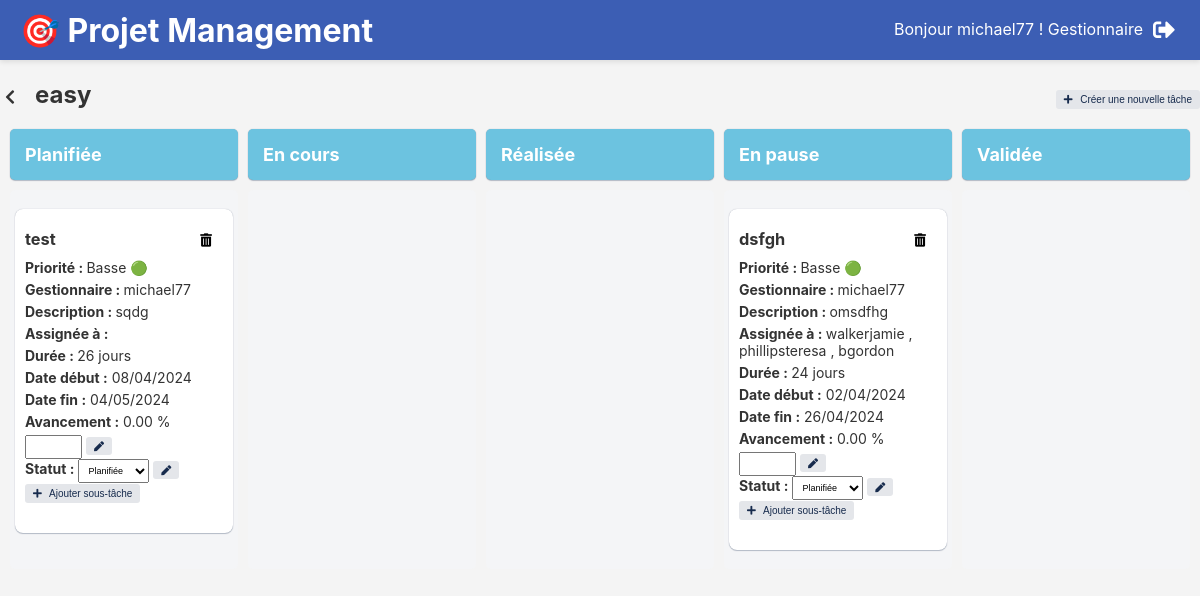
Screenshot of /projetmanagement/projet/3/ (signed in) with the database file from the repository.
### projetmanagement/models.py (models this page shows, shortened)
class Utilisateur(AbstractUser):
    estResponsable = models.BooleanField(default=False)
    estGestionnaire = models.BooleanField(default=False)

class Projets(models.Model):
    id_projet = models.IntegerField(primary_key=True)
    nom = models.CharField(max_length=50)
    avancement = models.DecimalField(max_digits=15, decimal_places=2)
    STATUT_CHOICES = (
        ('En pause', 'En pause'),
        ('Planifié', 'Planifié'),
        ('En cours', 'En cours'),
        ('Livré', 'Livré'),
    )
    statut = models.CharField(max_length=50, choices=STATUT_CHOICES)
    responsable = models.ForeignKey(Utilisateur, on_delete=models.SET_NULL, null=True)
    date_debut = models.DateField()
    date_fin = models.DateField()

class Taches(models.Model):
    id_tache = models.AutoField(primary_key=True)
    libelle = models.CharField(max_length=255)
    description = models.TextField()
    niveau_profondeur = models.SmallIntegerField(default=1)
    duree = models.IntegerField()
    avancement = models.DecimalField(max_digits=5, decimal_places=2, default=0)
    PRIORITE_CHOICES = (
        (1, 'Basse'),
        (2, 'Moyenne'),
        (3, 'Haute'),
    )
    priorite = models.IntegerField(choices=PRIORITE_CHOICES, default=2)
    STATUT_CHOICES = (
        ('Planifiée', 'Planifiée'),
        ('En cours', 'En cours'),
        ('Réalisée', 'Réalisée'),
        ('En pause', 'En pause'),
        ('Validée', 'Validée'),
    )
    statut = models.CharField(max_length=50, choices=STATUT_CHOICES, default='Planifiée')
    gestionnaire = models.ForeignKey(Utilisateur, on_delete=models.SET_NULL, null=True,
                                     validators=[validate_gestionnaire])
    employes = models.ManyToManyField(Utilisateur, related_name='taches_assignees', blank=True)
    tache_parent = models.ForeignKey('self', null=True, blank=True, related_name='sous_taches',
                                     on_delete=models.CASCADE)
    date_debut = models.DateField()
    date_fin = models.DateField()
    projet = models.ForeignKey(Projets, on_delete=models.CASCADE)

### projetmanagement/views.py (the view)
# urls.py: path('projet/<int:projet_id>/', views.detail_projet, name='detail_projet'),
@login_required
def detail_projet(request, projet_id):
    projet = get_object_or_404(Projets, pk=projet_id)
    taches_par_statut = {
        'Planifiée': Taches.objects.filter(projet_id=projet.id_projet, statut='Planifiée'),
        'En cours': Taches.objects.filter(projet_id=projet.id_projet, statut='En cours'),
        'Réalisée': Taches.objects.filter(projet_id=projet.id_projet, statut='Réalisée'),
        'En pause': Taches.objects.filter(projet_id=projet.id_projet, statut='En pause'),
        'Validée': Taches.objects.filter(projet_id=projet.id_projet, statut='Validée'),
    }
    return render(request, 'detail_projet.html', {'projet': projet, 'taches_par_statut': taches_par_statut})

### projetmanagement/templates/detail_projet.html (shortened to what this page needs)
{% load static %}
<!DOCTYPE html>
<html lang="en">
<head>
    <link rel="stylesheet" type="text/css" href="{% static 'style_detail_projet.css' %}">
    <link rel="stylesheet" type="text/css" href="{% static 'style.css' %}">
    <link rel="stylesheet" href="https://cdnjs.cloudflare.com/ajax/libs/font-awesome/5.15.4/css/all.min.css">
</head>
<body>
{% include 'header.html' %}
<div class="in-line">
    <div class="in-line retour">
        <a href="{% url 'liste_projets' %}">
            <i class="fas fa-chevron-left back-icon" title="Retour"></i>
        </a>
        <h2>
            {{ projet.nom }}
        </h2>
    </div>
    {% if user.estGestionnaire == True %}
        <button class="btn creer-btn">
            <a href="{% url 'creer_tache' projet_id=projet.id_projet %}">
                <i class="fas fa-plus"></i> Créer une nouvelle tâche
            </a>
        </button>
    {% endif %}
</div>
<table>
    <thead>
    <tr>
        <th>Planifiée</th>
        <th>En cours</th>
        <th>Réalisée</th>
        <th>En pause</th>
        <th>Validée</th>
    </tr>
    </thead>
    <tbody>
    <tr>
        {% for statut, taches in taches_par_statut.items %}
            <td class="statut {{ statut }}">
                <ul>
                    {% for tache in taches %}
                        <li class="tache">
                            <div class="in-line">
                                <h3>{{ tache.libelle }}</h3>
                                <form method="post" action="{% url 'supprimer_tache' tache_id=tache.id_tache %}">
                                    <button type="submit"><i class="fas fa-trash-alt trash-icon"></i></button>
                                </form>
                            </div>
                            <p><strong>Priorité : </strong>{% if tache.priorite == 1 %}Basse
                                🟢{% elif tache.priorite == 2 %}Moyenne 🟡{% else %}Élevée 🔴{% endif %}</p>
                            <p><strong>Gestionnaire : </strong>{{ tache.gestionnaire }}</p>
                            <p><strong>Description : </strong> {{ tache.description }}</p>
                            <p><strong>Assignée à : </strong>
                                {% for utilisateur in tache.employes.all %}
                                    {{ utilisateur.username }}
                                    {% if not forloop.last %}, {% endif %}
                                {% endfor %}
                            </p>
                            <p><strong>Durée : </strong>{{ tache.duree }} jours</p>
                            <p><strong>Date début :</strong> {{ tache.date_debut|date:"d/m/Y" }}</p>
                            <p><strong>Date fin :</strong> {{ tache.date_fin|date:"d/m/Y" }}</p>
                            <p><strong>Avancement :</strong> {{ tache.avancement }} %</p>
                            {% if user.estGestionnaire == True %}
                                <form method="post"
                                      action="{% url 'modifier_avancement_tache' tache_id=tache.id_tache %}">
                                    <input type="number" name="avancement" min="0" max="100" required>
                                    <button type="submit" class="btn modifier-btn">
                                        <i class="fas fa-pen" style="margin-right: 0px" ;></i>
                                    </button>
                                </form>
                                <form method="post" action="{% url 'modifier_statut_tache' tache_id=tache.id_tache %}">
                                    <label for="statut"><strong>Statut :</strong></label>
                                    <select name="statut">
                                        <option value="Planifiée">Planifiée</option>
                                    </select>
                                    <button type="submit" class="btn modifier-btn">
                                        <i class="fas fa-pen" style="margin-right: 0px" ;></i>
                                    </button>
                                </form>
                                {% if tache.niveau_profondeur == 0 or tache.niveau_profondeur == 1 %}
                                    <button class="btn creer-btn">
                                        <a href="{% url 'creer_sous_tache' tache_id=tache.id_tache %}">
                                            <i class="fas fa-plus"></i> Ajouter sous-tâche</a>
                                    </button>
                                {% endif %}
                            {% endif %}
                        </li>
                    {% endfor %}
                </ul>
            </td>
        {% endfor %}
    </tr>
    </tbody>
</table>
</body>
</html>

### projetmanagement/templates/header.html (shortened to what this page needs)
<header>
    {% block content %}
        <h1>🎯 Projet Management</h1>
        <div class="user_bloc">
            Bonjour {{ user.username }} !
            {% if user.estResponsable == True %}
                Responsable
            {% elif user.estGestionnaire == True %}
                Gestionnaire
            {% else %}
                Employe
            {% endif %}
            <form action="{% url 'logout' %}" method="post">
                <button type="submit" class="logout-button">
                    <i class="fas fa-sign-out-alt logout-icon" title="Déconnexion"></i>
                </button>
            </form>
        </div>
    {% endblock %}
</header>

### projetmanagement/static/style_detail_projet.css (style rules this page uses)
table { width: 100%; border-collapse: separate; border-spacing: 10px; border: none; }
h3 { margin-bottom: 10px; }
th, td { width: 20%; border: none; text-align: left; vertical-align: top; }
th { padding: 15px; }
td { padding: 5px; }
th { background-color: #6CC3E0; color: #fff; font-size: 18px; border-radius: 5px; box-shadow: 0px 1px 1px #091e4240, 0px 0px 1px #091e424f; }
.statut { background-color: #f4f5f7; border-radius: 5px; font-size: 14px; }
ul { padding: 0px; flex-grow: 1; }
.tache { list-style: none; margin-bottom: 10px; padding: 20px 10px 30px 10px; border-radius: 8px; position: relative; background-color: white; border-color: #999; flex-grow: 1; box-shadow: 0px 1px 1px #091e4240, 0px 0px 1px #091e424f; }
input, select { padding: 5px !important; font-size: xx-small; }

### projetmanagement/static/style.css (style rules this page uses)
body { font-family: -apple-system, BlinkMacSystemFont, Segoe UI, Roboto, Noto Sans, Ubuntu, Droid Sans, Helvetica Neue, sans-serif; margin: 0; padding: 0; box-sizing: border-box; background-color: #f4f4f4; color: #333; }
h1 { color: white; }
header { background-color: #3c5eb4; color: #fff; padding: 20px; display: flex; justify-content: space-between; align-items: center; box-shadow: 0 2px 5px rgba(0, 0, 0, 0.1); height: 20px; }
.logout-button { background: none; border: none; padding: 0; }
.logout-icon { color: #fff; font-size: 22px; cursor: pointer; transition: transform 0.3s ease; }
h2 { margin-left: 15px; margin-bottom: 10px; }
h3 { margin-top: 0px; margin-bottom: 10px; }
.back-icon { margin-left: 30px; font-size: medium; transition: transform 0.3s ease; margin: 5px; }
.in-line { justify-content: space-between; display: flex; align-items: baseline; }
button { background: none; border: none; color: inherit; }
.btn { align-items: center; background-color: #E4E6EA; border: none; border-radius: 3px; box-shadow: none; box-sizing: border-box; color: #172b4d; cursor: pointer; display: inline-flex; font-size: x-small; font-weight: 500; justify-content: center; padding: 4px 8px; }
a { color: inherit; text-decoration: none; }
.trash-icon { color: black; }
p { margin: 0px 0px 5px 0; }
i { margin-right: 5px; }
.user_bloc { display: flex; }
.user_bloc form { margin-left: 10px; }

### rows the page displays
Utilisateur: username "michael77"
Projets: nom "easy"
Taches: libelle "test", priorite "Basse 🟢", gestionnaire "michael77", description "sqdg", duree "26", date_debut "08/04/2024", date_fin "04/05/2024", avancement "0.00", niveau_profondeur 0 (drawn)
Taches: libelle "dsfgh", priorite "Basse 🟢", gestionnaire "michael77", description "omsdfhg", duree "24", date_debut "02/04/2024", date_fin "26/04/2024", avancement "0.00", niveau_profondeur 0 (drawn)
Utilisateur: username "walkerjamie"
Utilisateur: username "phillipsteresa"
Utilisateur: username "bgordon"
